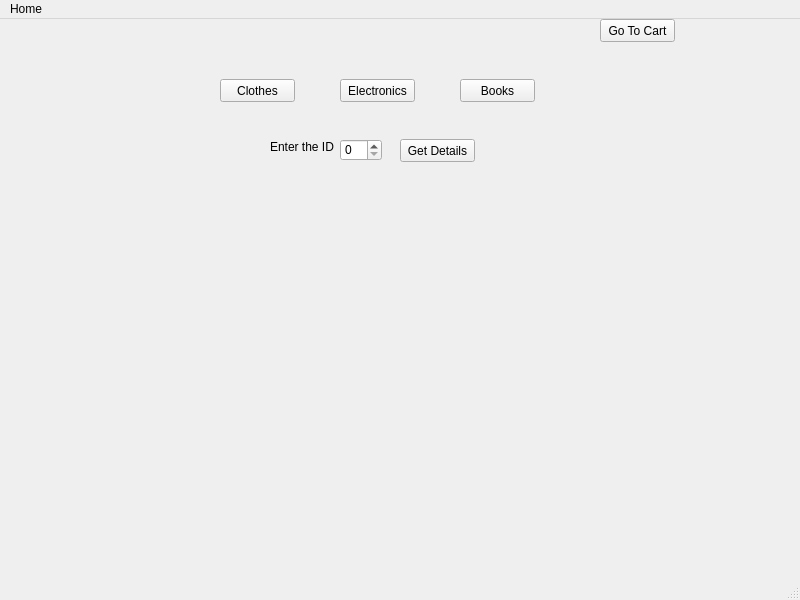
<?xml version="1.0" encoding="UTF-8"?>
<ui version="4.0">
 <class>HomeNewWindow</class>
 <widget class="QMainWindow" name="HomeNewWindow">
  <property name="geometry">
   <rect>
    <x>0</x>
    <y>0</y>
    <width>800</width>
    <height>600</height>
   </rect>
  </property>
  <property name="windowTitle">
   <string>Home</string>
  </property>
  <widget class="QWidget" name="centralwidget">
   <widget class="QPushButton" name="clothesPushButton">
    <property name="geometry">
     <rect>
      <x>220</x>
      <y>60</y>
      <width>75</width>
      <height>23</height>
     </rect>
    </property>
    <property name="text">
     <string>Clothes</string>
    </property>
   </widget>
   <widget class="QPushButton" name="electronicpushbutton">
    <property name="geometry">
     <rect>
      <x>340</x>
      <y>60</y>
      <width>75</width>
      <height>23</height>
     </rect>
    </property>
    <property name="text">
     <string>Electronics</string>
    </property>
   </widget>
   <widget class="QPushButton" name="bookspushbutton">
    <property name="geometry">
     <rect>
      <x>460</x>
      <y>60</y>
      <width>75</width>
      <height>23</height>
     </rect>
    </property>
    <property name="text">
     <string>Books</string>
    </property>
   </widget>
   <widget class="QWidget" name="gridLayoutWidget">
    <property name="geometry">
     <rect>
      <x>60</x>
      <y>150</y>
      <width>601</width>
      <height>401</height>
     </rect>
    </property>
    <layout class="QGridLayout" name="gridLayout"/>
   </widget>
   <widget class="QLabel" name="label">
    <property name="geometry">
     <rect>
      <x>270</x>
      <y>120</y>
      <width>71</width>
      <height>16</height>
     </rect>
    </property>
    <property name="text">
     <string>Enter the ID</string>
    </property>
   </widget>
   <widget class="QSpinBox" name="spinBox">
    <property name="geometry">
     <rect>
      <x>340</x>
      <y>120</y>
      <width>42</width>
      <height>22</height>
     </rect>
    </property>
   </widget>
   <widget class="QPushButton" name="gotocart">
    <property name="geometry">
     <rect>
      <x>600</x>
      <y>0</y>
      <width>75</width>
      <height>23</height>
     </rect>
    </property>
    <property name="text">
     <string>Go To Cart</string>
    </property>
   </widget>
   <widget class="QPushButton" name="getDetailsPushButton">
    <property name="geometry">
     <rect>
      <x>400</x>
      <y>120</y>
      <width>75</width>
      <height>23</height>
     </rect>
    </property>
    <property name="text">
     <string>Get Details</string>
    </property>
   </widget>
  </widget>
  <widget class="QMenuBar" name="menubar">
   <property name="geometry">
    <rect>
     <x>0</x>
     <y>0</y>
     <width>800</width>
     <height>21</height>
    </rect>
   </property>
   <widget class="QMenu" name="menuHome">
    <property name="title">
     <string>Home</string>
    </property>
   </widget>
   <addaction name="menuHome"/>
  </widget>
  <widget class="QStatusBar" name="statusbar"/>
 </widget>
 <resources/>
 <connections/>
</ui>
